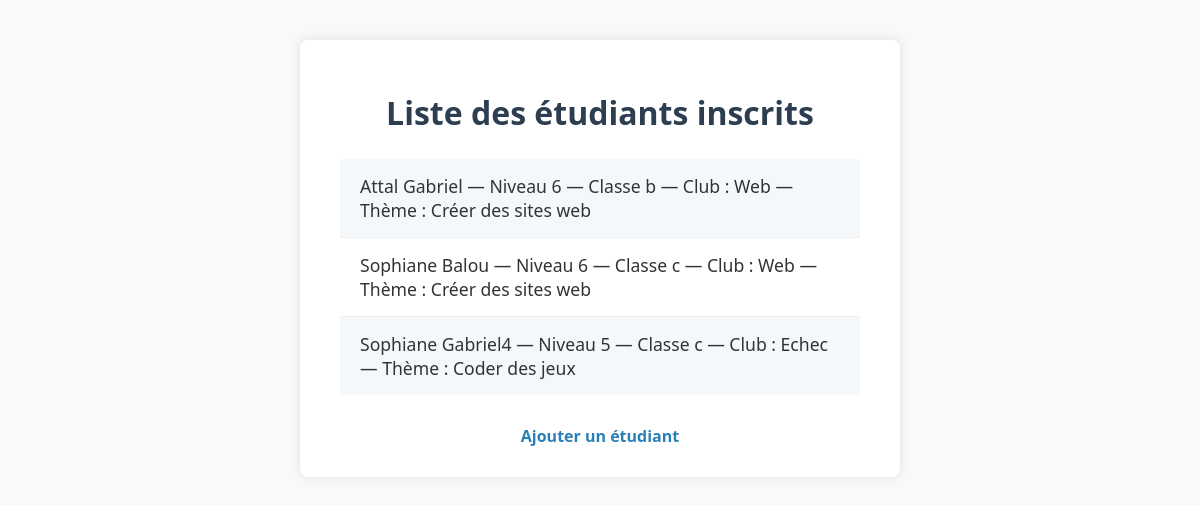
The page /liste/ on the database its author committed.
### club/models.py (models this page shows, shortened)
class Etudiant(models.Model):
    nom = models.CharField(max_length=100)
    prenom = models.CharField(max_length=100)
    NIVEAU_CHOICES = [
        ('6', '6'),
        ('5', '5'),
        ('4', '4'),
        ('3', '3'),
    ]
    niveau = models.CharField(max_length=1, choices=NIVEAU_CHOICES, null=True, blank=True)
    CLASSE_CHOICES = [
        ('a', 'A'),
        ('b', 'B'),
        ('c', 'C'),
        ('d', 'D'),
        ('e', 'E'),
        ('f', 'F'),
    ]
    classe = models.CharField(max_length=1, choices=CLASSE_CHOICES)
    CLUB_CHOICES = [
        ('club1', 'Web'),
        ('club2', 'Echec'),
        ('club3', 'Théatre'),
    ]
    THEME_CHOICES = [
        ('theme1', 'Créer des sites web'),
        ('theme2', 'Coder des jeux'),
        ('theme3', 'Utiliser GPT'),
    ]
    theme = models.CharField(max_length=20, choices=THEME_CHOICES)
    club = models.CharField(max_length=10, choices=CLUB_CHOICES)
    theme = models.CharField(max_length=10, choices=THEME_CHOICES)

### club/views.py (the view)
# urls.py: path('liste/', views.liste_etudiants, name='liste_etudiants'),
def liste_etudiants(request):
    etudiants = Etudiant.objects.all()
    return render(request, 'club/liste_etudiants.html', {'etudiants': etudiants})

### club/templates/club/liste_etudiants.html (shortened to what this page needs)
<!DOCTYPE html>
<html lang="fr">
<head>
</head>
<body>
    <div class="container">
        <h1>Liste des étudiants inscrits</h1>
        <ul>
            {% for etudiant in etudiants %}
                <li>
                    {{ etudiant.prenom }} {{ etudiant.nom }} — Niveau {{ etudiant.niveau }} — Classe {{ etudiant.classe }} — Club : {{ etudiant.get_club_display }} — Thème : {{ etudiant.get_theme_display }}
                </li>
            {% empty %}
                <li>Aucun étudiant inscrit.</li>
            {% endfor %}
        </ul>
        <a href="{% url 'ajouter_etudiant' %}">Ajouter un étudiant</a>
    </div>
</body>
</html>

### club/templates/club/liste_etudiants.html (style rules this page uses)
html, body { height: 100%; margin: 0; font-family: 'Segoe UI', Tahoma, Geneva, Verdana, sans-serif; background-color: #f9f9f9; color: #333; }
body { display: flex; justify-content: center; align-items: flex-start; padding: 40px 20px; box-sizing: border-box; }
.container { background: white; border-radius: 8px; box-shadow: 0 0 12px rgba(0,0,0,0.1); width: 100%; max-width: 600px; box-sizing: border-box; padding: 30px 40px; text-align: center; }
h1 { color: #2c3e50; margin-bottom: 25px; }
ul { list-style: none; padding: 0; margin: 0 auto; max-width: 100%; }
li { padding: 15px 20px; border-bottom: 1px solid #eee; font-size: 1.1rem; text-align: left; }
li:last-child { border-bottom: none; }
li:nth-child(odd) { background-color: #f5f8fa; }
a { display: inline-block; margin-top: 30px; color: #2980b9; text-decoration: none; font-weight: 600; font-size: 1rem; }

### rows shown on the page
Etudiant: prenom "Attal", nom "Gabriel", niveau "6", classe "b", club "Web", theme "Créer des sites web"
Etudiant: prenom "Sophiane", nom "Balou", niveau "6", classe "c", club "Web", theme "Créer des sites web"
Etudiant: prenom "Sophiane", nom "Gabriel4", niveau "5", classe "c", club "Echec", theme "Coder des jeux"
